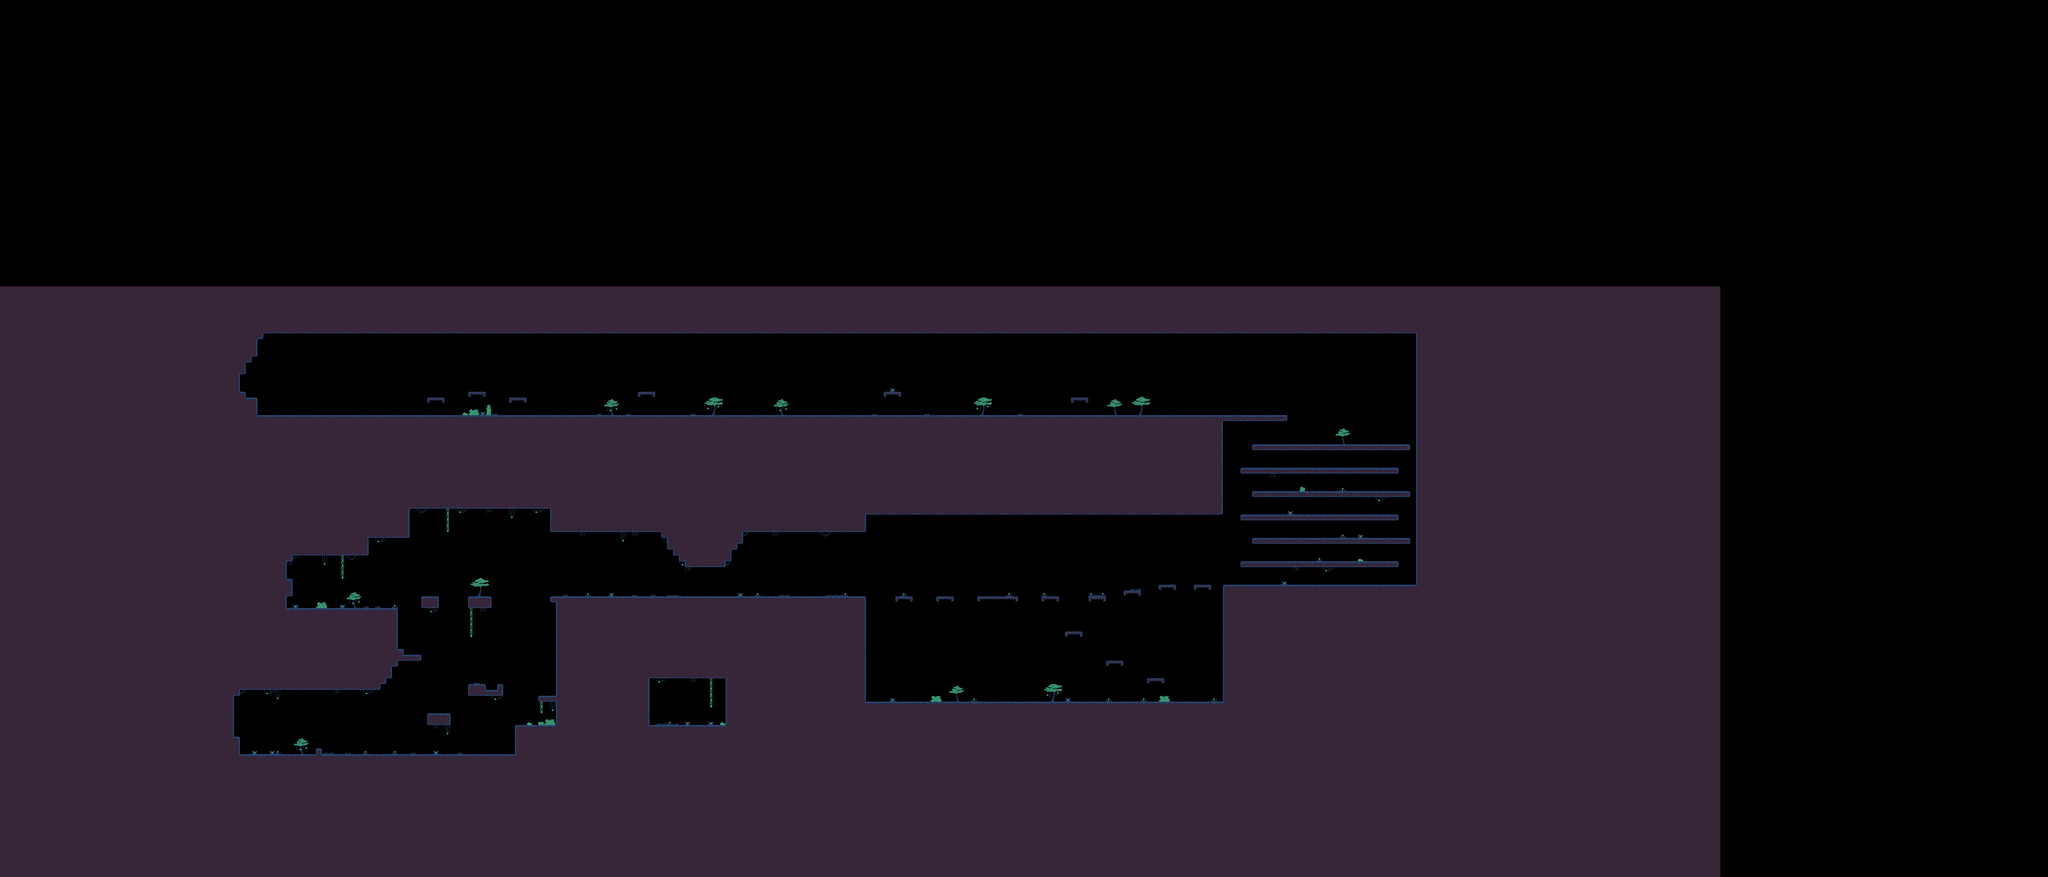

A level layout from a 2D game, rendered from its tile map. Below: a short description, then the map file with tile-grid data replaced by summaries:
An orthogonal 350x150 tile map with 16x16 px tiles, 3 tile layers (No hitbox, Enviroment, Tile Layer 1), 4 tilesets and 54 objects (26x GXPEngine.Spike, 12x GXPEngine.Waypoint, 11x GXPEngine.Enemy, GXPEngine.Gate, GXPEngine.Player, ...).

<map version="1.5" tiledversion="1.7.2" orientation="orthogonal" renderorder="right-down" width="350" height="150" tilewidth="16" tileheight="16" infinite="0" nextlayerid="10" nextobjectid="144">
 <tileset firstgid="1" name="mellowautotiles" tilewidth="16" tileheight="16" tilecount="56" columns="8">
  <image source="../Terrain/mellowautotiles.png" width="128" height="112" />
 </tileset>
 <tileset firstgid="57" name="mellowplatformertileset" tilewidth="16" tileheight="16" tilecount="128" columns="16">
  <image source="../Terrain/mellowplatformertileset.png" width="256" height="128" />
 </tileset>
 <tileset firstgid="185" name="pushableObjects" tilewidth="32" tileheight="32" tilecount="28" columns="7">
  <image source="../Terrain/pushableObjects.png" width="240" height="128" />
 </tileset>
 <tileset firstgid="213" name="Alian Tree" tilewidth="64" tileheight="64" tilecount="1" columns="1">
  <image source="../Terrain/Alian Tree.png" width="64" height="64" />
 </tileset>
 <objectgroup id="8" name="Portal">
  <object id="91" type="GXPEngine.Gate" x="832" y="1632" width="32" height="32" />
 </objectgroup>
 <objectgroup id="6" name="Players &amp; enemies">
  <object id="1" type="GXPEngine.Player" x="710.667" y="2028.33" width="15" height="32" />
  <object id="59" type="GXPEngine.Enemy" x="1104" y="2032" width="30" height="30">
   <properties>
    <property name="Damage" type="int" value="1" />
    <property name="EnemyFileName" value="blue_slime.png" />
    <property name="HP" type="int" value="4" />
    <property name="ItemDropped" type="int" value="89" />
   </properties>
  </object>
  <object id="98" type="GXPEngine.Enemy" x="1904" y="1600" width="30" height="30">
   <properties>
    <property name="Damage" type="int" value="2" />
    <property name="EnemyFileName" value="green_slime.png" />
    <property name="HP" type="int" value="6" />
    <property name="ItemDropped" type="int" value="7" />
   </properties>
  </object>
  <object id="106" type="GXPEngine.Enemy" x="2480" y="1888" width="30" height="30">
   <properties>
    <property name="Damage" type="int" value="4" />
    <property name="EnemyFileName" value="red_slime.png" />
    <property name="HP" type="int" value="20" />
    <property name="ItemDropped" type="int" value="28" />
   </properties>
  </object>
  <object id="107" type="GXPEngine.Enemy" x="2720" y="1888" width="30" height="30">
   <properties>
    <property name="Damage" type="int" value="2" />
    <property name="EnemyFileName" value="green_slime.png" />
    <property name="HP" type="int" value="8" />
    <property name="ItemDropped" type="int" value="110" />
   </properties>
  </object>
  <object id="108" type="GXPEngine.Enemy" x="2944" y="1888" width="30" height="30">
   <properties>
    <property name="Damage" type="int" value="1" />
    <property name="EnemyFileName" value="blue_slime.png" />
    <property name="HP" type="int" value="4" />
    <property name="ItemDropped" type="int" value="10" />
   </properties>
  </object>
  <object id="109" type="GXPEngine.Enemy" x="3216" y="1888" width="30" height="30">
   <properties>
    <property name="Damage" type="int" value="1" />
    <property name="EnemyFileName" value="blue_slime.png" />
    <property name="HP" type="int" value="4" />
    <property name="ItemDropped" type="int" value="11" />
   </properties>
  </object>
  <object id="116" type="GXPEngine.Enemy" x="3568" y="1440" width="30" height="30">
   <properties>
    <property name="Damage" type="int" value="2" />
    <property name="EnemyFileName" value="blue_slime.png" />
    <property name="HP" type="int" value="8" />
    <property name="ItemDropped" type="int" value="24" />
   </properties>
  </object>
  <object id="117" type="GXPEngine.Enemy" x="3680" y="1248" width="30" height="30">
   <properties>
    <property name="Damage" type="int" value="2" />
    <property name="EnemyFileName" value="blue_slime.png" />
    <property name="HP" type="int" value="8" />
    <property name="ItemDropped" type="int" value="24" />
   </properties>
  </object>
  <object id="121" type="GXPEngine.Enemy" x="3072" y="1104" width="30" height="30">
   <properties>
    <property name="Damage" type="int" value="3" />
    <property name="EnemyFileName" value="green_slime.png" />
    <property name="HP" type="int" value="8" />
    <property name="ItemDropped" type="int" value="23" />
   </properties>
  </object>
  <object id="122" type="GXPEngine.Enemy" x="2208" y="1104" width="30" height="30">
   <properties>
    <property name="Damage" type="int" value="3" />
    <property name="EnemyFileName" value="green_slime.png" />
    <property name="HP" type="int" value="12" />
    <property name="ItemDropped" type="int" value="22" />
   </properties>
  </object>
  <object id="123" type="GXPEngine.Enemy" x="1520" y="1104" width="30" height="30">
   <properties>
    <property name="Damage" type="int" value="4" />
    <property name="EnemyFileName" value="red_slime.png" />
    <property name="HP" type="int" value="16" />
    <property name="ItemDropped" type="int" value="88" />
   </properties>
  </object>
 </objectgroup>
 <objectgroup id="5" name="Items">
  <object id="66" type="GXPEngine.Items" x="1904" y="1968" width="16" height="16">
   <properties>
    <property name="ItemNumber" type="int" value="24" />
   </properties>
  </object>
 </objectgroup>
 <layer id="3" name="No hitbox" width="350" height="150">
  <data>[52500 cells, 20938 non-empty, 15 distinct tile ids]</data>
 </layer>
 <layer id="4" name="Enviroment" width="350" height="150">
  <data>[52500 cells, 301 non-empty, 71 distinct tile ids]</data>
 </layer>
 <layer id="1" name="Tile Layer 1" width="350" height="150">
  <data>[52500 cells, 1156 non-empty, 23 distinct tile ids]</data>
 </layer>
 <objectgroup id="2" name="Spikes">
  <object id="57" type="GXPEngine.Spike" gid="89" x="1328" y="1888" width="16" height="16" />
  <object id="58" type="GXPEngine.Spike" gid="89" x="1344" y="1888" width="16" height="16" />
  <object id="63" type="GXPEngine.Spike" gid="89" x="1472" y="1904" width="16" height="16" />
  <object id="64" type="GXPEngine.Spike" gid="90" x="1488" y="1904" width="16" height="16" />
  <object id="65" type="GXPEngine.Spike" gid="90" x="1504" y="1904" width="16" height="16" />
  <object id="92" type="GXPEngine.Spike" gid="89" x="784" y="1632" width="16" height="16" rotation="90" />
  <object id="93" type="GXPEngine.Spike" gid="89" x="784" y="1648" width="16" height="16" rotation="90" />
  <object id="124" type="GXPEngine.Spike" gid="90" x="2720" y="1632" width="16" height="16" />
  <object id="125" type="GXPEngine.Spike" gid="90" x="3344" y="1344" width="16" height="16" rotation="90" />
  <object id="126" type="GXPEngine.Spike" gid="90" x="3344" y="1328" width="16" height="16" rotation="90" />
  <object id="128" type="GXPEngine.Spike" gid="90" x="976" y="1136" width="16" height="16" />
  <object id="129" type="GXPEngine.Spike" gid="90" x="992" y="1136" width="16" height="16" />
  <object id="130" type="GXPEngine.Spike" gid="90" x="1008" y="1136" width="16" height="16" />
  <object id="131" type="GXPEngine.Spike" gid="90" x="2432" y="1136" width="16" height="16" />
  <object id="132" type="GXPEngine.Spike" gid="90" x="2448" y="1136" width="16" height="16" />
  <object id="133" type="GXPEngine.Spike" gid="90" x="2416" y="1136" width="16" height="16" />
  <object id="134" type="GXPEngine.Spike" gid="90" x="2944" y="1136" width="16" height="16" />
  <object id="135" type="GXPEngine.Spike" gid="90" x="2960" y="1136" width="16" height="16" />
  <object id="136" type="GXPEngine.Spike" gid="90" x="2928" y="1136" width="16" height="16" />
  </objectgroup>
 <objectgroup id="7" name="PushableObjects" opacity="0.9">
  <!-- 14 objects omitted --></objectgroup>
 <objectgroup id="9" name="Text">
  <!-- 1 objects omitted --></objectgroup>
</map>
<!-- 21 of 54 objects omitted -->
